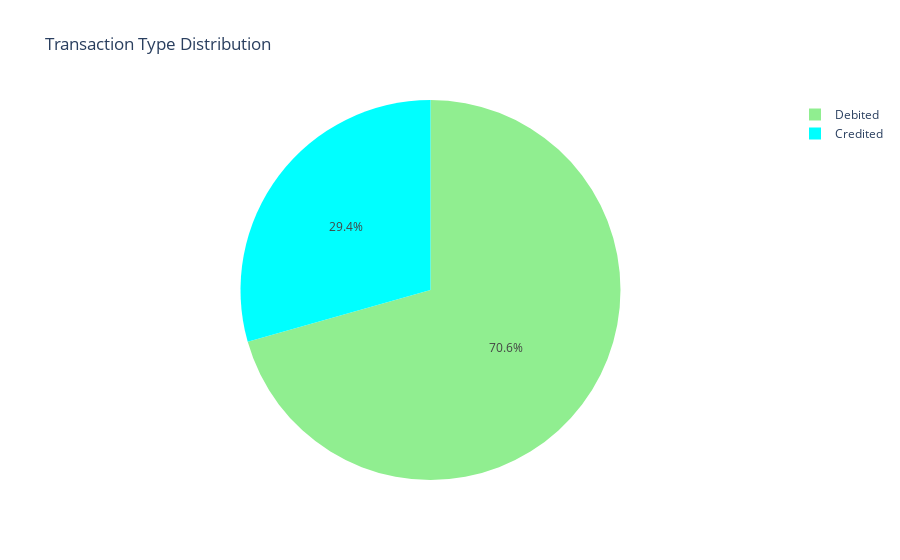

Notebook code for this chart:
### Markdown cell above
There are more debit transaction than credits

### Code cell
transaction_type = trans['trans_type'].value_counts()
label = transaction_type.index
size = transaction_type.values
colors = ['lightgreen', 'aqua']

trace = go.Pie(
    labels=label,
    values=size,
    marker=dict(colors=colors),
)

data = [trace]
layout = go.Layout(title="Transaction Type Distribution")
fig = go.Figure(data=data, layout=layout)
po.iplot(fig)

### Figure 1 — Plotly figure (JSON) as saved in the notebook; plotly's stock layout.template omitted (floating-point values rounded to 4 significant figures)
{"data": [{"labels": ["Debited", "Credited"], "marker": {"colors": ["lightgreen", "aqua"]}, "type": "pie", "values": [353, 147]}], "layout": {"title": {"text": "Transaction Type Distribution"}}}
